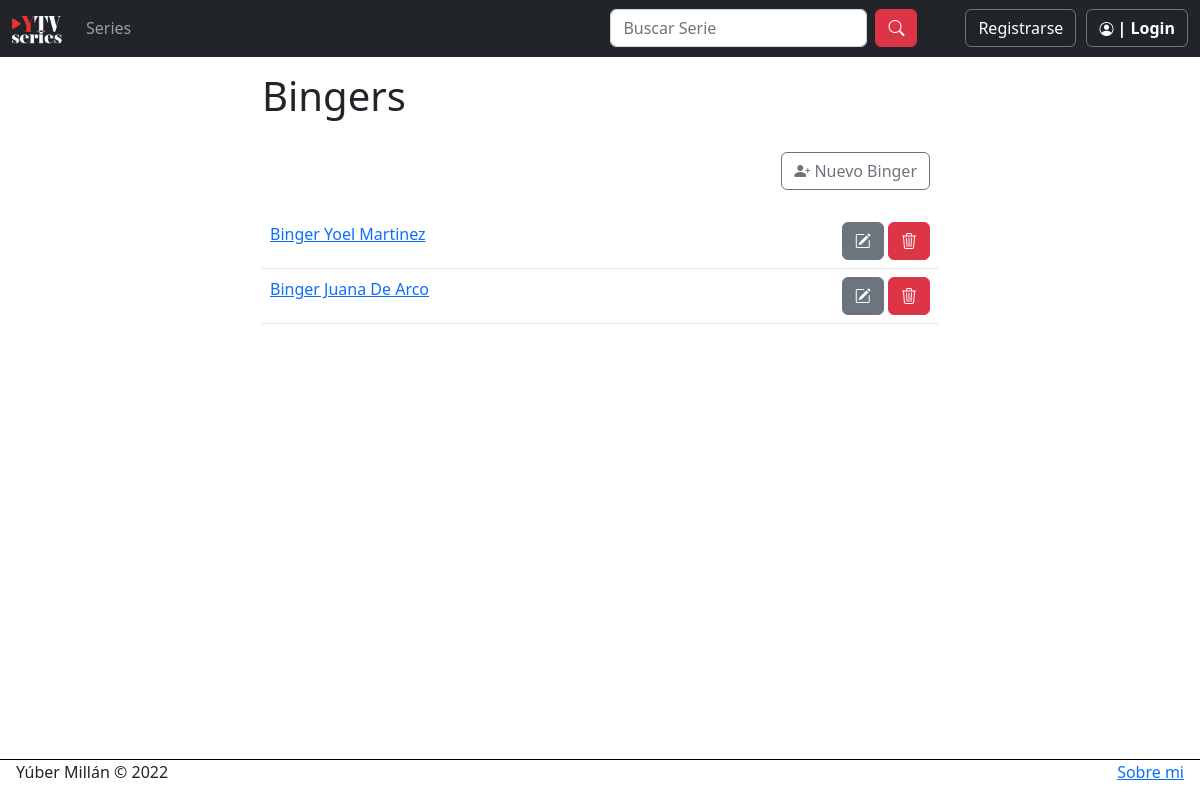
Before: /usuarios/bingers with the older database file.
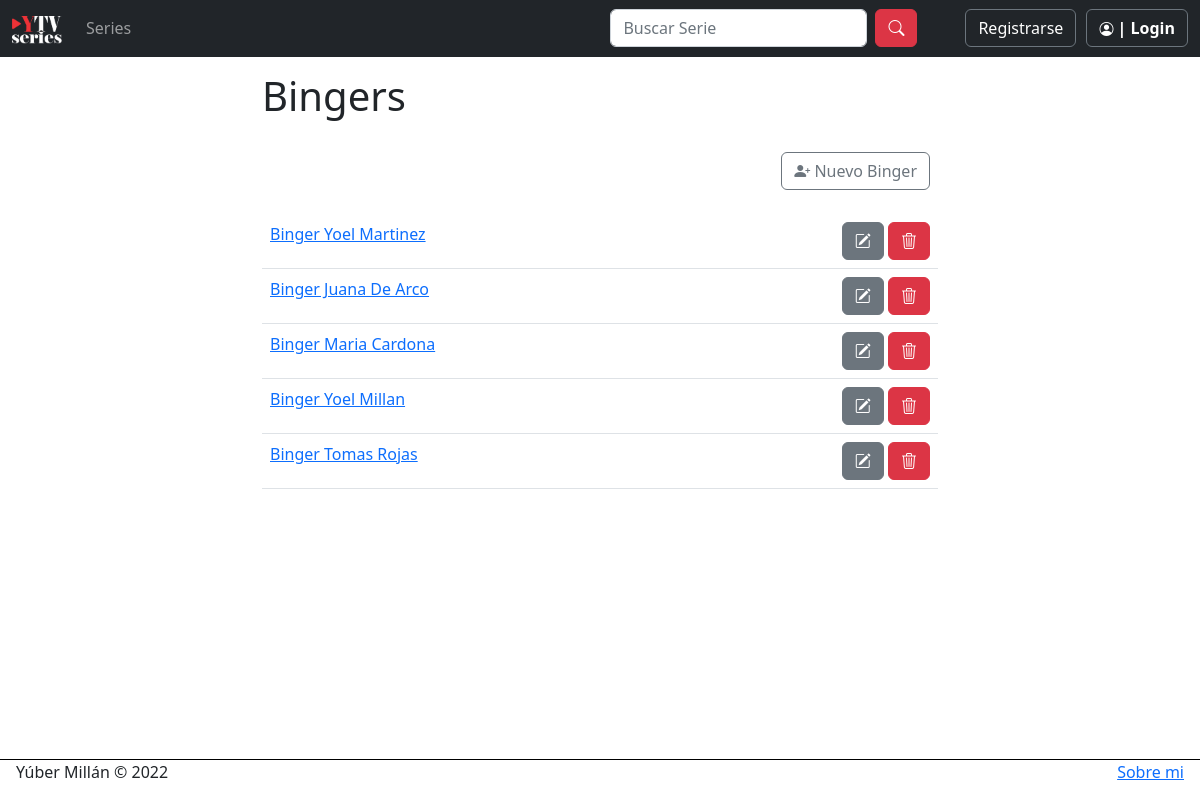
After: the same page with the newer database file.
### usuarios/models.py (models this page shows)
class Binger(models.Model):
    nombre = models.CharField(max_length=50)
    apellido = models.CharField(max_length=50)
    email = models.EmailField()
    alias = models.CharField(max_length=20)
    def __str__(self):
        return f"Binger {self.nombre} {self.apellido}"

### usuarios/views.py (the view)
# urls.py: path("bingers", views.bingers, name="ListaBingers"),
def bingers(request):
    user = Binger.objects.all()
    return render(request, "usuarios/bingers.html", {"bingers": user})

### usuarios/templates/usuarios/bingers.html (shortened to what this page needs)
{% extends 'layout.html' %}
{% block contenido %}
    <h1>Bingers</h1>
    <div class="py-4" style="float: right; margin-right: 8px;"><a class="btn btn-outline-secondary" href="{% url 'NuevoBinger' %}"><i class="bi bi-person-plus-fill"></i> Nuevo Binger</a></div>
    <table class="table">
        {% for user in bingers %}
            <tr>
                <td style="max-width: 200px;"><a href="{% url 'VerBinger' user.id %}">{{ user }}</a></td>
                <td><div style="float: right;">
                    <a class="btn btn-secondary" href="{% url 'EditarBinger' user.id %}"><i class="bi bi-pencil-square"></i></a>
                    <a class="btn btn-danger" href="{% url 'EliminarBinger' user.id %}"><i class="bi bi-trash3"></i></a>
                </div></td>
            </tr>
        {% endfor %}
    </table>
{% endblock contenido %}

Changed rows visible on the page:
added Binger: nombre+apellido "Binger Maria Cardona"
added Binger: nombre+apellido "Binger Yoel Millan"
added Binger: nombre+apellido "Binger Tomas Rojas"
